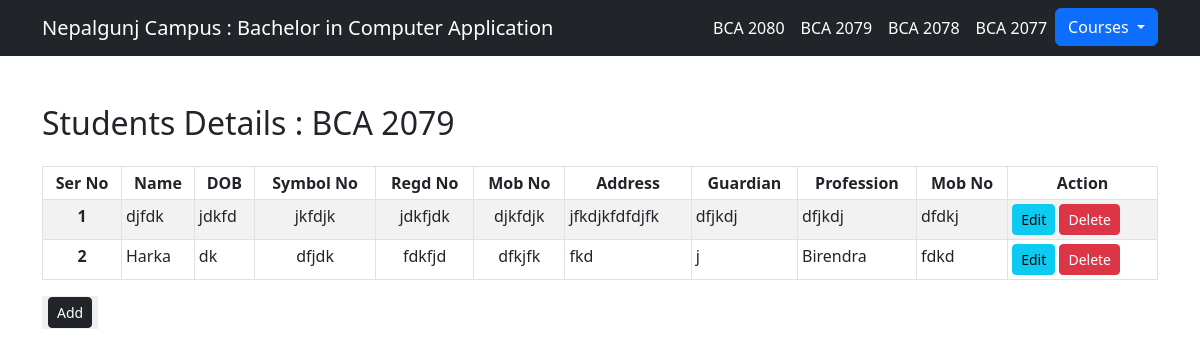
/bca/bca79, run on the app's committed database.
### bca/models.py (models this page shows, shortened)
class Bca_2079(models.Model):
    name = models.CharField(max_length=50)
    dob = models.CharField(max_length=30)
    symbol = models.CharField(max_length=20)
    reg = models.CharField(max_length=50)
    mob = models.CharField(max_length=10)
    add = models.CharField(max_length=60)
    guardian = models.CharField(max_length=50)
    prof = models.CharField(max_length=50)
    mobs = models.CharField(max_length=10)
    class Meta:
        db_table = "bca2079"

### bca/views.py (the view)
# urls.py: path("/bca79", views.bca79, name="bca79"),
def bca79(request):
    da = Bca_2079.objects.all()
    return render(request, "bca/bca79.html", {'da':da})

### bca/templates/bca/bca79.html (shortened to what this page needs)
{% extends 'bca/base.html' %}
 {% block title %}
<link rel="stylesheet" href="https://cdn.datatables.net/2.1.8/css/dataTables.dataTables.css" />
<link rel="stylesheet" href="//cdn.datatables.net/2.1.8/css/dataTables.dataTables.min.css">
  {% endblock %}
{% block content %}
  <body>
    <div class="container" >
        <h2 class="mb-4 mt-5">Students Details : BCA 2079</h2>
         <table class="table table-striped table table-bordered table-hover table-sm font-size: smaller" id="myTable">
            <thead>
                <tr>
                    <th scope="col" style="text-align: center">Ser No</th>
                    <th scope="col" style="text-align: center">Name</th>
                    <th scope="col" style="text-align: center">DOB</th>
                    <th scope="col" style="text-align: center">Symbol No</th>
                    <th scope="col" style="text-align: center">Regd No</th>
                    <th scope="col" style="text-align: center">Mob No</th>
                    <th scope="col" style="text-align: center">Address</th>
                    <th scope="col" style="text-align: center">Guardian</th>
                    <th scope="col" style="text-align: center">Profession</th>
                    <th scope="col" style="text-align: center">Mob No</th>
                    <th scope="col" style="text-align: center">Action</th>
                </tr>
            </thead>
            <tbody>
                 {% for dq in da %}
                <tr>
                    <th scope="row" style="text-align: center">{{forloop.counter}}</th>
                    <td>{{dq.name}}</td>
                    <td>{{dq.dob}}</td>
                    <td style="text-align: center">{{dq.symbol}}</td>
                    <td style="text-align: center">{{dq.reg}}</td>
                    <td style="text-align: center">{{dq.mob}}</td>
                    <td>{{dq.add}}</td>
                    <td>{{dq.guardian}}</td>
                    <td>{{dq.prof}}</td>
                    <td>{{dq.mobs}}</td>
                    <td>
                         <a href="{% url 'editbca79' dq.id %}" class="btn btn-info btn-sm">Edit</a>
                        <form action="{% url 'delbca79' dq.id %}" method="post" class="d-inline">
                            <input type="submit" class="btn btn-danger btn-sm" value="Delete">
                        </form>
                    </td>
                </tr>
                {% endfor %}
            </tbody>
        </table>
            <button style="border: none">
            <a class="btn btn-dark btn-sm" style="text-align:center" href="{% url 'formbca79' %}">Add</a>
            </button>
    </div>
{% endblock %}

### data on the page
Bca_2079: name "djfdk", dob "jdkfd", symbol "jkfdjk", reg "jdkfjdk", mob "djkfdjk", add "jfkdjkfdfdjfk", guardian "dfjkdj", prof "dfjkdj", mobs "dfdkj"
Bca_2079: name "Harka", dob "dk", symbol "dfjdk", reg "fdkfjd", mob "dfkjfk", add "fkd", guardian "j", prof "Birendra", mobs "fdkd"
